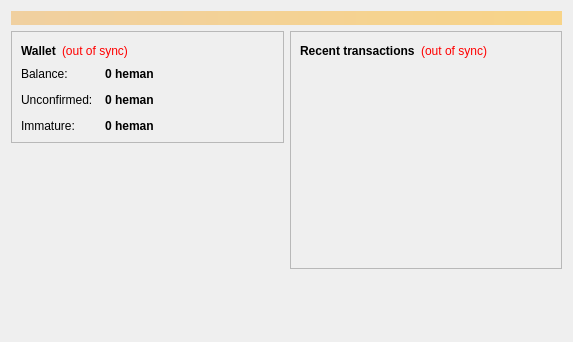
<?xml version="1.0" encoding="UTF-8"?>
<ui version="4.0">
 <class>OverviewPage</class>
 <widget class="QWidget" name="OverviewPage">
  <property name="geometry">
   <rect>
    <x>0</x>
    <y>0</y>
    <width>573</width>
    <height>342</height>
   </rect>
  </property>
  <property name="windowTitle">
   <string>Form</string>
  </property>
  <layout class="QVBoxLayout" name="topLayout">
   <item>
    <widget class="QLabel" name="labelAlerts">
     <property name="visible">
      <bool>false</bool>
     </property>
     <property name="styleSheet">
      <string notr="true">background-color: qlineargradient(x1: 0, y1: 0, x2: 1, y2: 0, stop:0 #F0D0A0, stop:1 #F8D488); color:#000000;</string>
     </property>
     <property name="wordWrap">
      <bool>true</bool>
     </property>
     <property name="margin">
      <number>3</number>
     </property>
    </widget>
   </item>
   <item>
    <layout class="QHBoxLayout" name="horizontalLayout" stretch="1,1">
     <item>
      <layout class="QVBoxLayout" name="verticalLayout_2">
       <item>
        <widget class="QFrame" name="frame">
         <property name="frameShape">
          <enum>QFrame::StyledPanel</enum>
         </property>
         <property name="frameShadow">
          <enum>QFrame::Raised</enum>
         </property>
         <layout class="QVBoxLayout" name="verticalLayout_4">
          <item>
           <layout class="QHBoxLayout" name="horizontalLayout_4">
            <item>
             <widget class="QLabel" name="label_5">
              <property name="font">
               <font>
                <weight>75</weight>
                <bold>true</bold>
               </font>
              </property>
              <property name="text">
               <string>Wallet</string>
              </property>
             </widget>
            </item>
            <item>
             <widget class="QLabel" name="labelWalletStatus">
              <property name="toolTip">
               <string>The displayed information may be out of date. Your wallet automatically synchronizes with the GraySkullCoin network after a connection is established, but this process has not completed yet.</string>
              </property>
              <property name="styleSheet">
               <string notr="true">QLabel { color: red; }</string>
              </property>
              <property name="text">
               <string notr="true">(out of sync)</string>
              </property>
              <property name="alignment">
               <set>Qt::AlignLeading|Qt::AlignLeft|Qt::AlignVCenter</set>
              </property>
             </widget>
            </item>
            <item>
             <spacer name="horizontalSpacer_2">
              <property name="orientation">
               <enum>Qt::Horizontal</enum>
              </property>
              <property name="sizeHint" stdset="0">
               <size>
                <width>40</width>
                <height>20</height>
               </size>
              </property>
             </spacer>
            </item>
           </layout>
          </item>
          <item>
           <layout class="QFormLayout" name="formLayout_2">
            <property name="fieldGrowthPolicy">
             <enum>QFormLayout::AllNonFixedFieldsGrow</enum>
            </property>
            <property name="horizontalSpacing">
             <number>12</number>
            </property>
            <property name="verticalSpacing">
             <number>12</number>
            </property>
            <item row="0" column="0">
             <widget class="QLabel" name="label">
              <property name="text">
               <string>Balance:</string>
              </property>
             </widget>
            </item>
            <item row="0" column="1">
             <widget class="QLabel" name="labelBalance">
              <property name="font">
               <font>
                <weight>75</weight>
                <bold>true</bold>
               </font>
              </property>
              <property name="cursor">
               <cursorShape>IBeamCursor</cursorShape>
              </property>
              <property name="toolTip">
               <string>Your current balance</string>
              </property>
              <property name="text">
               <string notr="true">0 heman</string>
              </property>
              <property name="textInteractionFlags">
               <set>Qt::LinksAccessibleByMouse|Qt::TextSelectableByKeyboard|Qt::TextSelectableByMouse</set>
              </property>
             </widget>
            </item>
            <item row="1" column="0">
             <widget class="QLabel" name="label_3">
              <property name="text">
               <string>Unconfirmed:</string>
              </property>
             </widget>
            </item>
            <item row="1" column="1">
             <widget class="QLabel" name="labelUnconfirmed">
              <property name="font">
               <font>
                <weight>75</weight>
                <bold>true</bold>
               </font>
              </property>
              <property name="cursor">
               <cursorShape>IBeamCursor</cursorShape>
              </property>
              <property name="toolTip">
               <string>Total of transactions that have yet to be confirmed, and do not yet count toward the current balance</string>
              </property>
              <property name="text">
               <string notr="true">0 heman</string>
              </property>
              <property name="textInteractionFlags">
               <set>Qt::LinksAccessibleByMouse|Qt::TextSelectableByKeyboard|Qt::TextSelectableByMouse</set>
              </property>
             </widget>
            </item>
            <item row="2" column="0">
             <widget class="QLabel" name="labelImmatureText">
              <property name="text">
               <string>Immature:</string>
              </property>
             </widget>
            </item>
            <item row="2" column="1">
             <widget class="QLabel" name="labelImmature">
              <property name="font">
               <font>
                <weight>75</weight>
                <bold>true</bold>
               </font>
              </property>
              <property name="toolTip">
               <string>Mined balance that has not yet matured</string>
              </property>
              <property name="text">
               <string notr="true">0 heman</string>
              </property>
              <property name="textInteractionFlags">
               <set>Qt::LinksAccessibleByMouse|Qt::TextSelectableByKeyboard|Qt::TextSelectableByMouse</set>
              </property>
             </widget>
            </item>
           </layout>
          </item>
         </layout>
        </widget>
       </item>
       <item>
        <spacer name="verticalSpacer">
         <property name="orientation">
          <enum>Qt::Vertical</enum>
         </property>
         <property name="sizeHint" stdset="0">
          <size>
           <width>20</width>
           <height>40</height>
          </size>
         </property>
        </spacer>
       </item>
      </layout>
     </item>
     <item>
      <layout class="QVBoxLayout" name="verticalLayout_3">
       <item>
        <widget class="QFrame" name="frame_2">
         <property name="frameShape">
          <enum>QFrame::StyledPanel</enum>
         </property>
         <property name="frameShadow">
          <enum>QFrame::Raised</enum>
         </property>
         <layout class="QVBoxLayout" name="verticalLayout">
          <item>
           <layout class="QHBoxLayout" name="horizontalLayout_2">
            <item>
             <widget class="QLabel" name="label_4">
              <property name="text">
               <string>&lt;b&gt;Recent transactions&lt;/b&gt;</string>
              </property>
             </widget>
            </item>
            <item>
             <widget class="QLabel" name="labelTransactionsStatus">
              <property name="toolTip">
               <string>The displayed information may be out of date. Your wallet automatically synchronizes with the GraySkullCoin network after a connection is established, but this process has not completed yet.</string>
              </property>
              <property name="styleSheet">
               <string notr="true">QLabel { color: red; }</string>
              </property>
              <property name="text">
               <string notr="true">(out of sync)</string>
              </property>
              <property name="alignment">
               <set>Qt::AlignRight|Qt::AlignTrailing|Qt::AlignVCenter</set>
              </property>
             </widget>
            </item>
            <item>
             <spacer name="horizontalSpacer">
              <property name="orientation">
               <enum>Qt::Horizontal</enum>
              </property>
              <property name="sizeHint" stdset="0">
               <size>
                <width>40</width>
                <height>20</height>
               </size>
              </property>
             </spacer>
            </item>
           </layout>
          </item>
          <item>
           <widget class="QListView" name="listTransactions">
            <property name="styleSheet">
             <string notr="true">QListView { background: transparent; }</string>
            </property>
            <property name="frameShape">
             <enum>QFrame::NoFrame</enum>
            </property>
            <property name="verticalScrollBarPolicy">
             <enum>Qt::ScrollBarAlwaysOff</enum>
            </property>
            <property name="horizontalScrollBarPolicy">
             <enum>Qt::ScrollBarAlwaysOff</enum>
            </property>
            <property name="selectionMode">
             <enum>QAbstractItemView::NoSelection</enum>
            </property>
           </widget>
          </item>
         </layout>
        </widget>
       </item>
       <item>
        <spacer name="verticalSpacer_2">
         <property name="orientation">
          <enum>Qt::Vertical</enum>
         </property>
         <property name="sizeHint" stdset="0">
          <size>
           <width>20</width>
           <height>40</height>
          </size>
         </property>
        </spacer>
       </item>
      </layout>
     </item>
    </layout>
   </item>
  </layout>
 </widget>
 <resources/>
 <connections/>
</ui>
